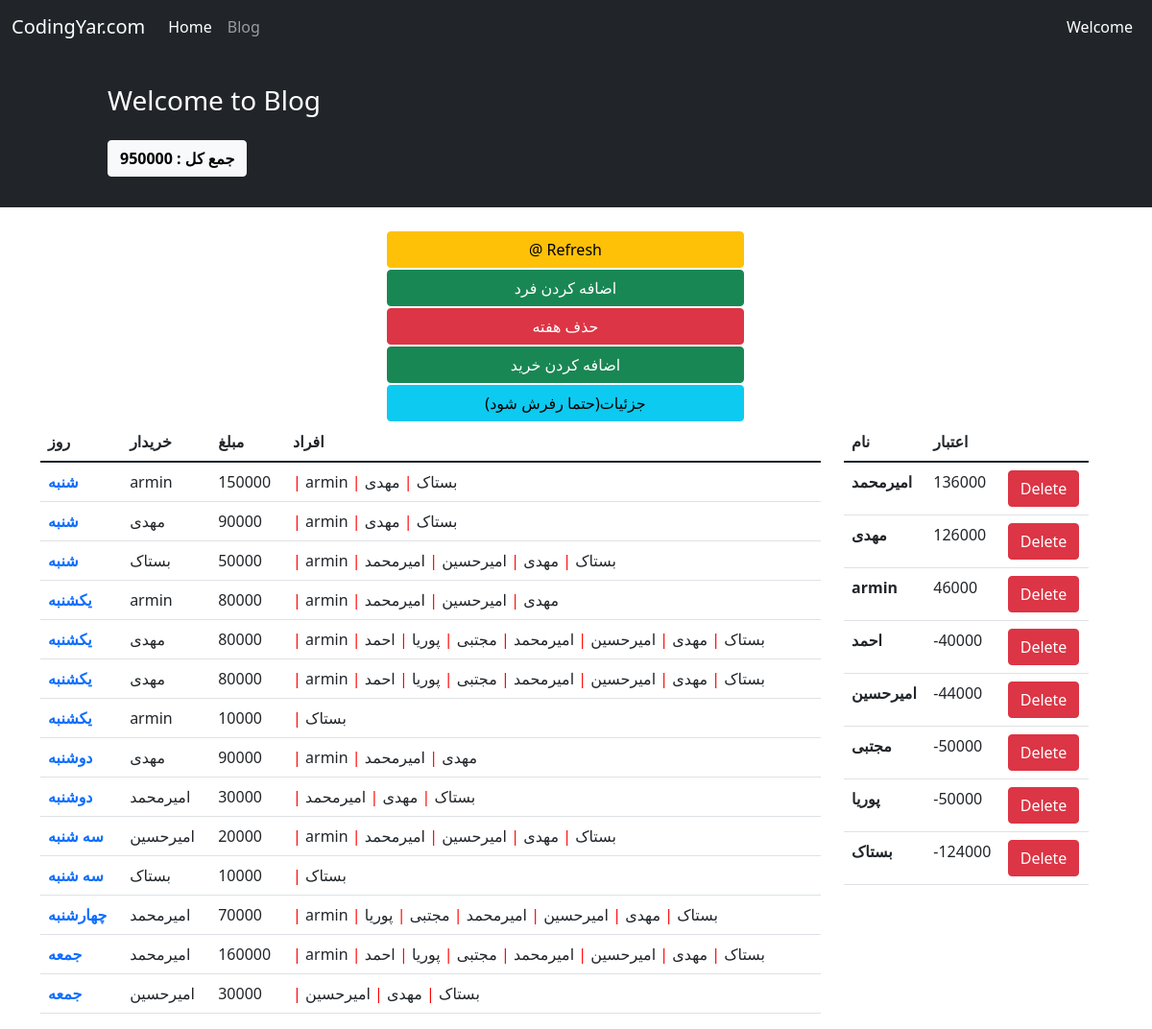
/2/weekdetails/, run on an earlier commit of the app's database.
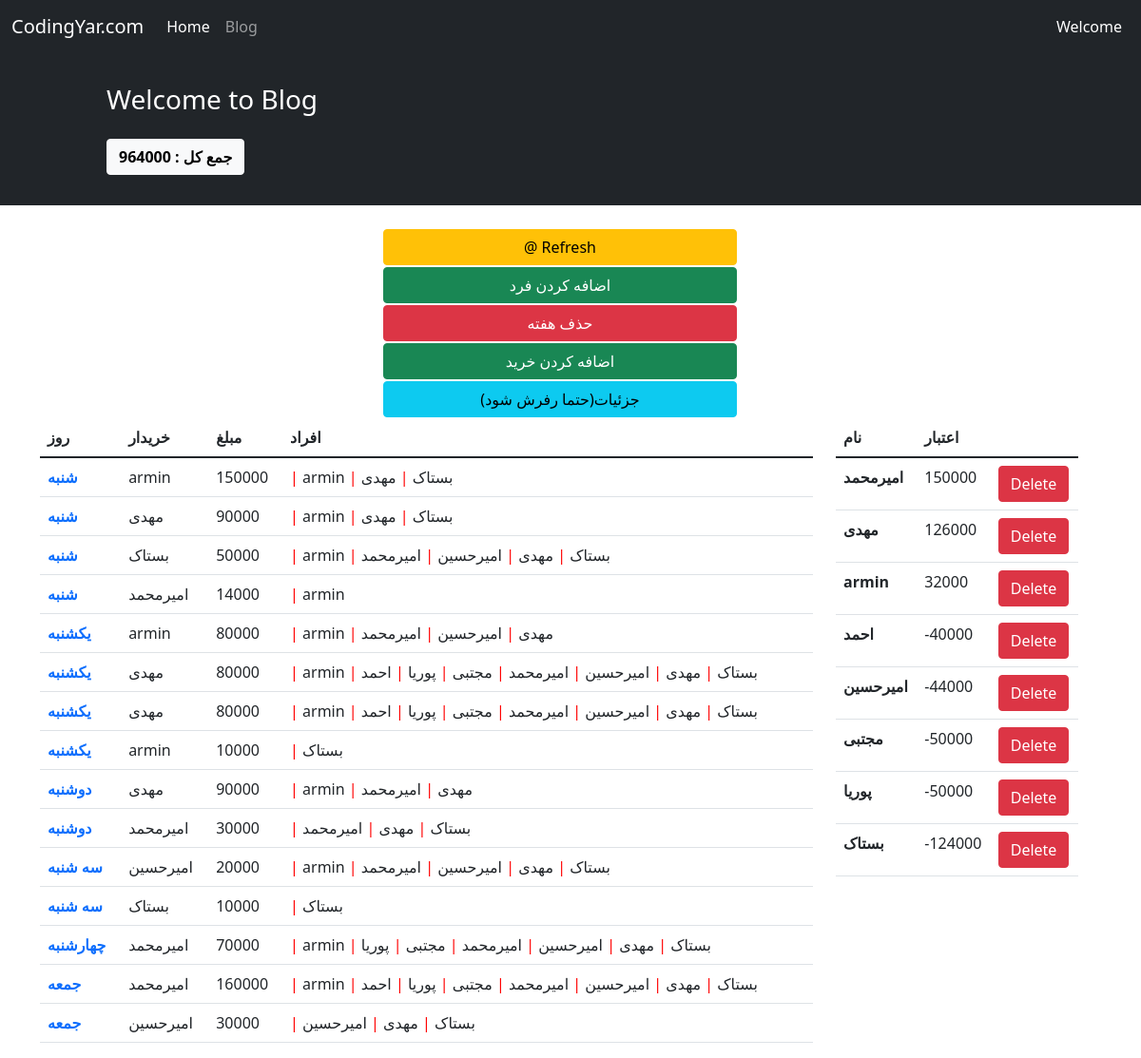
And on a later commit of the database.
### hesab/models.py (models this page shows, shortened)
class Shopping(models.Model):
    CHOICES = (('0', 'شنبه'),
               ('1', 'یکشنبه'),
               ('2', 'دوشنبه'),
               ('3', 'سه شنبه'),
               ('4', 'چهارشنبه'),
               ('5', 'پنج شنبه'),
               ('6', 'جمعه')
               )
    name = models.CharField(choices=CHOICES, max_length=100, default=0)
    week = models.ForeignKey(Week, on_delete=models.CASCADE, related_name='weekshopping', null=True)
    day = models.DateField(auto_now_add=True)
    buyer = models.ForeignKey(User, on_delete=models.CASCADE, related_name='usershopping')
    consumer = models.ManyToManyField(User,default=(1,2,3,4,5,6,7,8))
    amount = models.IntegerField()
    goods = models.CharField(max_length=500,default='غذا')

class Money(models.Model):
    user = models.ForeignKey(User, on_delete=models.CASCADE, related_name='usermoney')
    week = models.ForeignKey(Week, on_delete=models.CASCADE, related_name='weekmoney')
    money = models.IntegerField(default=0)

### hesab/views.py (the view)
# urls.py: path('<int:pk>/weekdetails/', views.week_details, name='week_details'),
def week_details(request, pk):
    week = Week.objects.get(id=pk)
    all_money = Money.objects.filter(week=week).order_by('-money')
    shopping = Shopping.objects.filter(week=week).order_by('name')
    week_money = 0
    context = {
        'week': week,
        'sum': week.sum,
        'shopping': shopping,
        'all_money': all_money
    }
    return render(request, 'hesab/week_details.html', context)

### hesab/templates/hesab/week_details.html (shortened to what the changed rows need)
{% extends '_base.html' %}
{% block extra %}
    <p class="btn btn-light"><b>جمع کل : </b><b>{{ sum }} </b></p>
{% endblock extra %}
{% block content %}
    <div class="container mt-4">
        <div class="row">
            <div class=" row">
                <div class="col-9">
                    <table class="table table-hover">
                        <thead>
                        <tr>
                            <th scope="col"> روز</th>
                            <th scope="col">خریدار</th>
                            <th scope="col">مبلغ</th>
                            <th scope="col">افراد</th>
                        </tr>
                        </thead>
                        <tbody>
                        <tr>
                            {% for day in shopping %}
                                    <th scope="row">
                                <a href="{% url 'delete_shopping' day.id %}" style="text-decoration: none">
                                        {{ day.get_name_display }}
                                </a>
                                    </th>
                                    <td>{{ day.buyer }}</td>
                                    <td>{{ day.amount }}</td>
                                    <td>
                                        {% for con in day.consumer.all %}
                                            <span style="color:red"> | </span> {{ con.username }}
                                        {% endfor %}
                                    </td>
                                </tr>
                            {% endfor %}
                        </tbody>
                    </table>
                </div>
                <div class="col-3">
                    <table class="table">
                        <thead>
                        <tr>
                            <th scope="col">نام</th>
                            <th scope="col">اعتبار</th>
                        </tr>
                        </thead>
                        <tbody>
                        {% for mon in all_money %}
                            <tr>
                                <th scope="row">{{ mon.user }}</th>
                                <td>
                                    {% if mon.money == 0 %}
                                        0
                                    {% else %}
                                        {{ mon.money }}
                                    {% endif %}
                                </td>
                                <td>
                                    <a href="{% url 'delete_money' mon.id %}" class="btn btn-danger">Delete</a>
                                </td>
                            </tr>
                        {% endfor %}
                        </tbody>
                    </table>
                </div>
            </div>
{% endblock content %}

What changed in the data, as far as the page shows it:
added Shopping: name "شنبه", buyer "امیرمحمد", amount "14000"
changed Money "امیرمحمد": money "136000" → "150000"
changed Money "armin": money "46000" → "32000"
Also different on the page:
{{ sum }}: "950000" → "964000"
